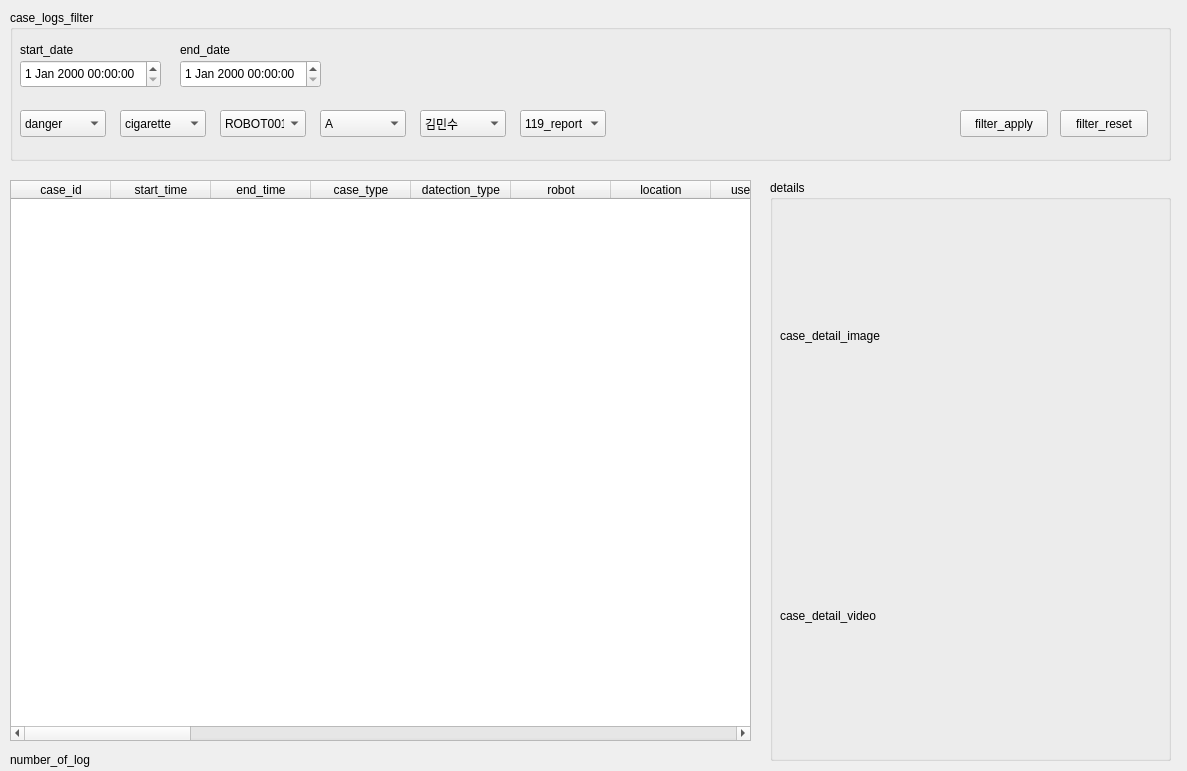
<?xml version="1.0" encoding="UTF-8"?>
<ui version="4.0">
 <class>Form</class>
 <widget class="QWidget" name="Form">
  <property name="geometry">
   <rect>
    <x>0</x>
    <y>0</y>
    <width>1187</width>
    <height>771</height>
   </rect>
  </property>
  <property name="windowTitle">
   <string>Form</string>
  </property>
  <widget class="QGroupBox" name="groupBox_case_logs_filter">
   <property name="geometry">
    <rect>
     <x>10</x>
     <y>10</y>
     <width>1161</width>
     <height>151</height>
    </rect>
   </property>
   <property name="title">
    <string>case_logs_filter</string>
   </property>
   <widget class="QLabel" name="label_start_date">
    <property name="geometry">
     <rect>
      <x>10</x>
      <y>30</y>
      <width>71</width>
      <height>19</height>
     </rect>
    </property>
    <property name="text">
     <string>start_date</string>
    </property>
   </widget>
   <widget class="QDateTimeEdit" name="dateTimeEdit_start_date">
    <property name="geometry">
     <rect>
      <x>10</x>
      <y>50</y>
      <width>141</width>
      <height>28</height>
     </rect>
    </property>
   </widget>
   <widget class="QLabel" name="label_end_date">
    <property name="geometry">
     <rect>
      <x>170</x>
      <y>30</y>
      <width>71</width>
      <height>19</height>
     </rect>
    </property>
    <property name="text">
     <string>end_date</string>
    </property>
   </widget>
   <widget class="QDateTimeEdit" name="dateTimeEdit_end_date">
    <property name="geometry">
     <rect>
      <x>170</x>
      <y>50</y>
      <width>141</width>
      <height>28</height>
     </rect>
    </property>
   </widget>
   <widget class="QComboBox" name="comboBox_case_type">
    <property name="geometry">
     <rect>
      <x>10</x>
      <y>100</y>
      <width>86</width>
      <height>27</height>
     </rect>
    </property>
    <item>
     <property name="text">
      <string>danger</string>
     </property>
    </item>
    <item>
     <property name="text">
      <string>emergency</string>
     </property>
    </item>
    <item>
     <property name="text">
      <string>illegal</string>
     </property>
    </item>
   </widget>
   <widget class="QComboBox" name="comboBox_detection_type">
    <property name="geometry">
     <rect>
      <x>110</x>
      <y>100</y>
      <width>86</width>
      <height>27</height>
     </rect>
    </property>
    <item>
     <property name="text">
      <string>cigarette</string>
     </property>
    </item>
    <item>
     <property name="text">
      <string>gun</string>
     </property>
    </item>
    <item>
     <property name="text">
      <string>knife</string>
     </property>
    </item>
    <item>
     <property name="text">
      <string>lying_down</string>
     </property>
    </item>
   </widget>
   <widget class="QComboBox" name="comboBox_robot_id">
    <property name="geometry">
     <rect>
      <x>210</x>
      <y>100</y>
      <width>86</width>
      <height>27</height>
     </rect>
    </property>
    <item>
     <property name="text">
      <string>ROBOT001</string>
     </property>
    </item>
   </widget>
   <widget class="QComboBox" name="comboBox_location_id">
    <property name="geometry">
     <rect>
      <x>310</x>
      <y>100</y>
      <width>86</width>
      <height>27</height>
     </rect>
    </property>
    <item>
     <property name="text">
      <string>A</string>
     </property>
    </item>
    <item>
     <property name="text">
      <string>B</string>
     </property>
    </item>
   </widget>
   <widget class="QComboBox" name="comboBox_user_account">
    <property name="geometry">
     <rect>
      <x>410</x>
      <y>100</y>
      <width>86</width>
      <height>27</height>
     </rect>
    </property>
    <item>
     <property name="text">
      <string>김민수</string>
     </property>
    </item>
    <item>
     <property name="text">
      <string>김대인</string>
     </property>
    </item>
    <item>
     <property name="text">
      <string>박태환</string>
     </property>
    </item>
    <item>
     <property name="text">
      <string>이건우</string>
     </property>
    </item>
    <item>
     <property name="text">
      <string>이승훈</string>
     </property>
    </item>
   </widget>
   <widget class="QComboBox" name="comboBox_action_type">
    <property name="geometry">
     <rect>
      <x>510</x>
      <y>100</y>
      <width>86</width>
      <height>27</height>
     </rect>
    </property>
    <item>
     <property name="text">
      <string>119_report</string>
     </property>
    </item>
    <item>
     <property name="text">
      <string>112_report</string>
     </property>
    </item>
    <item>
     <property name="text">
      <string>case_closed</string>
     </property>
    </item>
    <item>
     <property name="text">
      <string>danger_warning</string>
     </property>
    </item>
    <item>
     <property name="text">
      <string>emergency_warning</string>
     </property>
    </item>
    <item>
     <property name="text">
      <string>illegal_warning</string>
     </property>
    </item>
   </widget>
   <widget class="QPushButton" name="pushButton_filter_apply">
    <property name="geometry">
     <rect>
      <x>950</x>
      <y>100</y>
      <width>88</width>
      <height>27</height>
     </rect>
    </property>
    <property name="text">
     <string>filter_apply</string>
    </property>
   </widget>
   <widget class="QPushButton" name="pushButton_filter_reset">
    <property name="geometry">
     <rect>
      <x>1050</x>
      <y>100</y>
      <width>88</width>
      <height>27</height>
     </rect>
    </property>
    <property name="text">
     <string>filter_reset</string>
    </property>
   </widget>
  </widget>
  <widget class="QTableWidget" name="tableWidget">
   <property name="geometry">
    <rect>
     <x>10</x>
     <y>180</y>
     <width>741</width>
     <height>561</height>
    </rect>
   </property>
   <property name="alternatingRowColors">
    <bool>true</bool>
   </property>
   <property name="selectionMode">
    <enum>QAbstractItemView::SingleSelection</enum>
   </property>
   <property name="selectionBehavior">
    <enum>QAbstractItemView::SelectRows</enum>
   </property>
   <property name="sortingEnabled">
    <bool>true</bool>
   </property>
   <property name="columnCount">
    <number>30</number>
   </property>
   <column>
    <property name="text">
     <string>case_id</string>
    </property>
   </column>
   <column>
    <property name="text">
     <string>start_time</string>
    </property>
   </column>
   <column>
    <property name="text">
     <string>end_time</string>
    </property>
   </column>
   <column>
    <property name="text">
     <string>case_type</string>
    </property>
   </column>
   <column>
    <property name="text">
     <string>datection_type</string>
    </property>
   </column>
   <column>
    <property name="text">
     <string>robot</string>
    </property>
   </column>
   <column>
    <property name="text">
     <string>location</string>
    </property>
   </column>
   <column>
    <property name="text">
     <string>user_name</string>
    </property>
   </column>
   <column>
    <property name="text">
     <string>is_ignored</string>
    </property>
   </column>
   <column>
    <property name="text">
     <string>is_119_reported</string>
    </property>
   </column>
   <column>
    <property name="text">
     <string>is_112_reported</string>
    </property>
   </column>
   <column>
    <property name="text">
     <string>is_illeal_warned</string>
    </property>
   </column>
   <column>
    <property name="text">
     <string>is_danger_warned</string>
    </property>
   </column>
   <column>
    <property name="text">
     <string>is_emergency_warned</string>
    </property>
   </column>
   <column>
    <property name="text">
     <string>is_case_closed</string>
    </property>
   </column>
   <column/>
   <column/>
   <column/>
   <column/>
   <column/>
   <column/>
   <column/>
   <column/>
   <column/>
   <column/>
   <column/>
   <column/>
   <column/>
   <column/>
   <column/>
  </widget>
  <widget class="QGroupBox" name="groupBox_details">
   <property name="geometry">
    <rect>
     <x>770</x>
     <y>180</y>
     <width>401</width>
     <height>581</height>
    </rect>
   </property>
   <property name="title">
    <string>details</string>
   </property>
   <widget class="QLabel" name="label_case_detail_image">
    <property name="geometry">
     <rect>
      <x>10</x>
      <y>30</y>
      <width>371</width>
      <height>251</height>
     </rect>
    </property>
    <property name="text">
     <string>case_detail_image</string>
    </property>
   </widget>
   <widget class="QLabel" name="label_case_detail_video">
    <property name="geometry">
     <rect>
      <x>10</x>
      <y>310</y>
      <width>371</width>
      <height>251</height>
     </rect>
    </property>
    <property name="text">
     <string>case_detail_video</string>
    </property>
   </widget>
  </widget>
  <widget class="QLabel" name="label_number_of_log">
   <property name="geometry">
    <rect>
     <x>10</x>
     <y>750</y>
     <width>341</width>
     <height>19</height>
    </rect>
   </property>
   <property name="text">
    <string>number_of_log</string>
   </property>
  </widget>
 </widget>
 <resources/>
 <connections/>
</ui>
